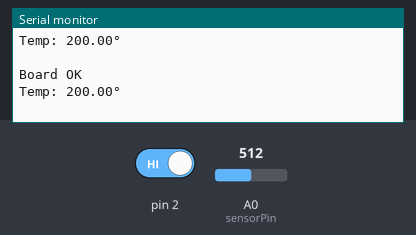
Recording of a sketch running on a simulated Arduino Uno, built with avr-gcc and run on an emulated ATmega328P. Shown: the last lines printed to the serial monitor. Inputs (shaded band) come from the test bench; at power-on: pin 2 HIGH, A0 (sensorPin) = 512.

Above: at 4.8 s.
4.9 s: pin 2 driven LOW
13.5 s: A0 (sensorPin) set to 716
At 16.9 s:
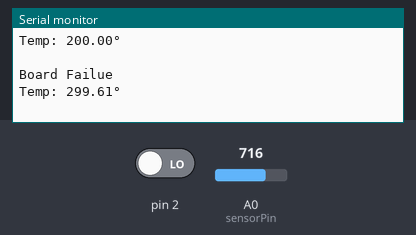
18.5 s: A0 (sensorPin) set to 900
At 21.2 s:
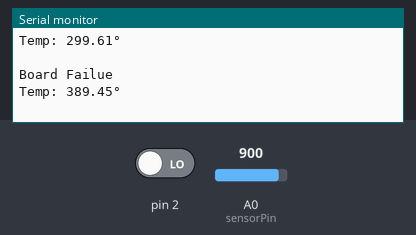
Timing chart, 0 to 22.7 s (numbered marks = the images above; inputs shaded):
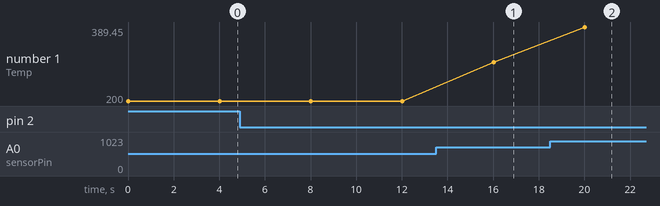

Measured:
- after the input at 13.5 s, the serial monitor: prints a new line after 2.5 s (image 1)
- after the input at 18.5 s, the serial monitor: prints a new line after 1.5 s (image 2)
- plotted number 1: 200 → 299.61 after the input at 13.5 s, 299.61 → 389.45 after the input at 18.5 s

The sketch:

main.ino
```cpp
int switchState;
const int sensorPin = A0;
void setup() {
  pinMode(2, INPUT);
  Serial.begin(9600);
}

void loop() {
  int sensorval = analogRead(sensorPin);
  switchState = digitalRead(2);
  if (switchState == LOW){

    Serial.print("Board Failue \n");
  }else{
    Serial.print("Board OK \n");
  }
  float volt = (sensorval/1024.0) * 5.0;
  float temp = (volt - .5) * 100;
  Serial.print("Temp: ");
  Serial.print(temp);
  Serial.print("°");
  Serial.print("\n \n");
  delay(4000);
}
```
